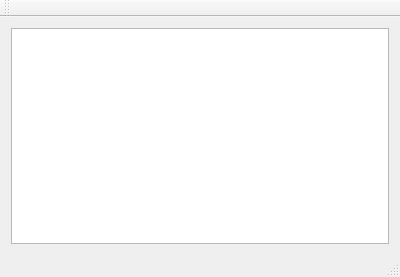
<?xml version="1.0" encoding="UTF-8"?>
<ui version="4.0">
 <class>GameWindow</class>
 <widget class="QMainWindow" name="GameWindow">
  <property name="geometry">
   <rect>
    <x>0</x>
    <y>0</y>
    <width>400</width>
    <height>277</height>
   </rect>
  </property>
  <property name="windowTitle">
   <string>GameWindow</string>
  </property>
  <widget class="QWidget" name="centralWidget">
   <layout class="QGridLayout" name="gridLayout">
    <item row="0" column="0">
     <widget class="QGraphicsView" name="graphicsView">
      <property name="mouseTracking">
       <bool>true</bool>
      </property>
     </widget>
    </item>
   </layout>
  </widget>
  <widget class="QMenuBar" name="menuBar">
   <property name="geometry">
    <rect>
     <x>0</x>
     <y>0</y>
     <width>400</width>
     <height>30</height>
    </rect>
   </property>
  </widget>
  <widget class="QToolBar" name="mainToolBar">
   <attribute name="toolBarArea">
    <enum>TopToolBarArea</enum>
   </attribute>
   <attribute name="toolBarBreak">
    <bool>false</bool>
   </attribute>
  </widget>
  <widget class="QStatusBar" name="statusBar"/>
 </widget>
 <layoutdefault spacing="6" margin="11"/>
 <resources/>
 <connections/>
</ui>
